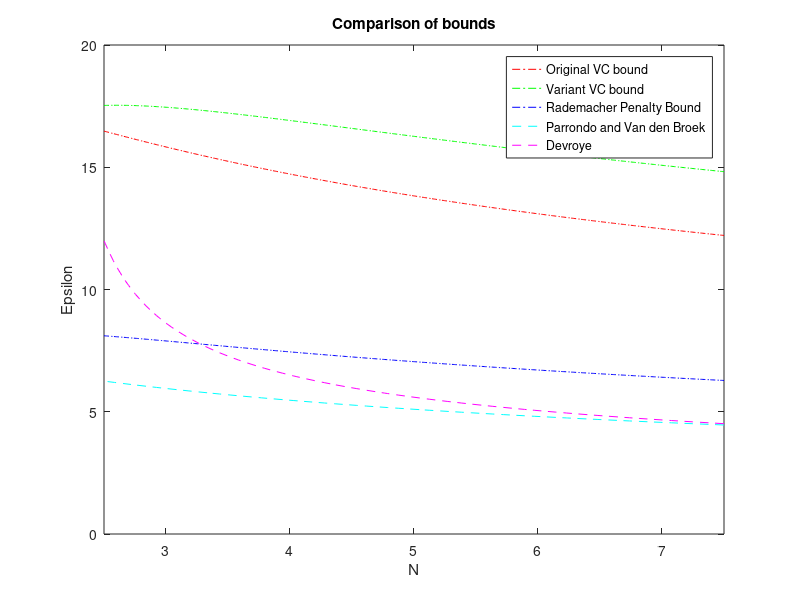

Write MATLAB code to recreate this figure.
%%for N=5
xMin=2.5;
xMax=7.5;
yMin=0;
yMax=20;
%%for N=10000
% xMin=9997.5;
% xMax=10002.5;
% yMin=0;
% yMax=1;

h1=ezplot('sqrt( 8 / x * log( 4 * ( ( 2 * x ) ^ 50 ) / 0.05 ) )',[xMin xMax yMin yMax]);
hold on;
h2=ezplot('sqrt( 16 / x * log( 2 * ( ( x ) ^ 50 ) / sqrt(0.05) ) )',[xMin xMax yMin yMax]);
h3=ezplot('sqrt( 2 * log( 2 * x * ( ( x ) ^ 50 ) ) / x ) + sqrt( 2 / x * log( 1 / 0.05 ) ) + 1 / x ',[xMin xMax yMin yMax]);
h4=ezplot('y - sqrt( 1 / x * ( 2 * y + log( 6 * ( (2 * x ) ^ 50 ) / 0.05 ) ) )',[xMin xMax yMin yMax]);
%h5=ezplot('y - sqrt( ( 1 / ( 2 * x ) ) * ( 4 * y * ( 1 + y ) + log( 4 * ( (x ^2 ) ^ 50 ) / 0.05  ) ) )',[xMin xMax yMin yMax]);
h5=ezplot('y - sqrt( ( 1 / ( 2 * x ) ) * ( 4 * y * ( 1 + y ) + log( 4 ) + 100 * log( x ) - log( 0.05  ) ) )',[xMin xMax yMin yMax]);
hold off;
xlabel('N');
ylabel('Epsilon');
title('Comparison of bounds');
legend('Original VC bound','Variant VC bound','Rademacher Penalty Bound','Parrondo and Van den Broek','Devroye');
set(h1,'color','r','linestyle','-.')
set(h2,'color','g','linestyle','-.')
set(h3,'color','b','linestyle','-.')
set(h4,'color','c','linestyle','--')
set(h5,'color','m','linestyle','--')